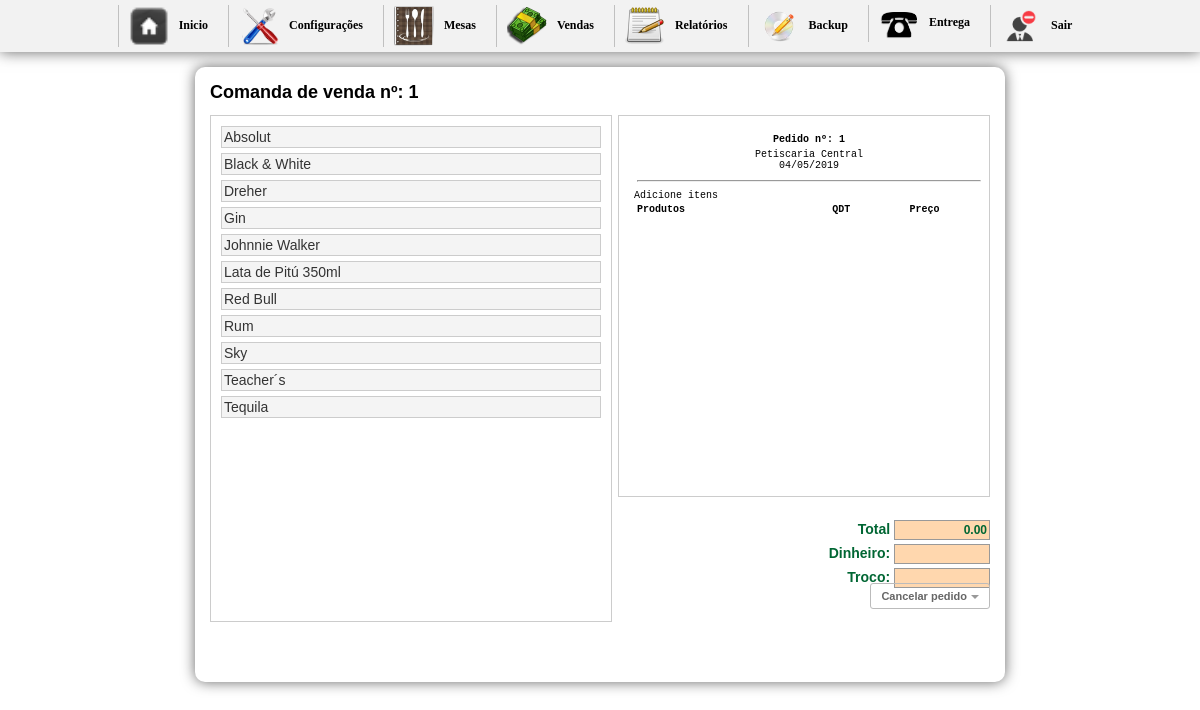
The app's page /inicio.php?btn=nova, older data.
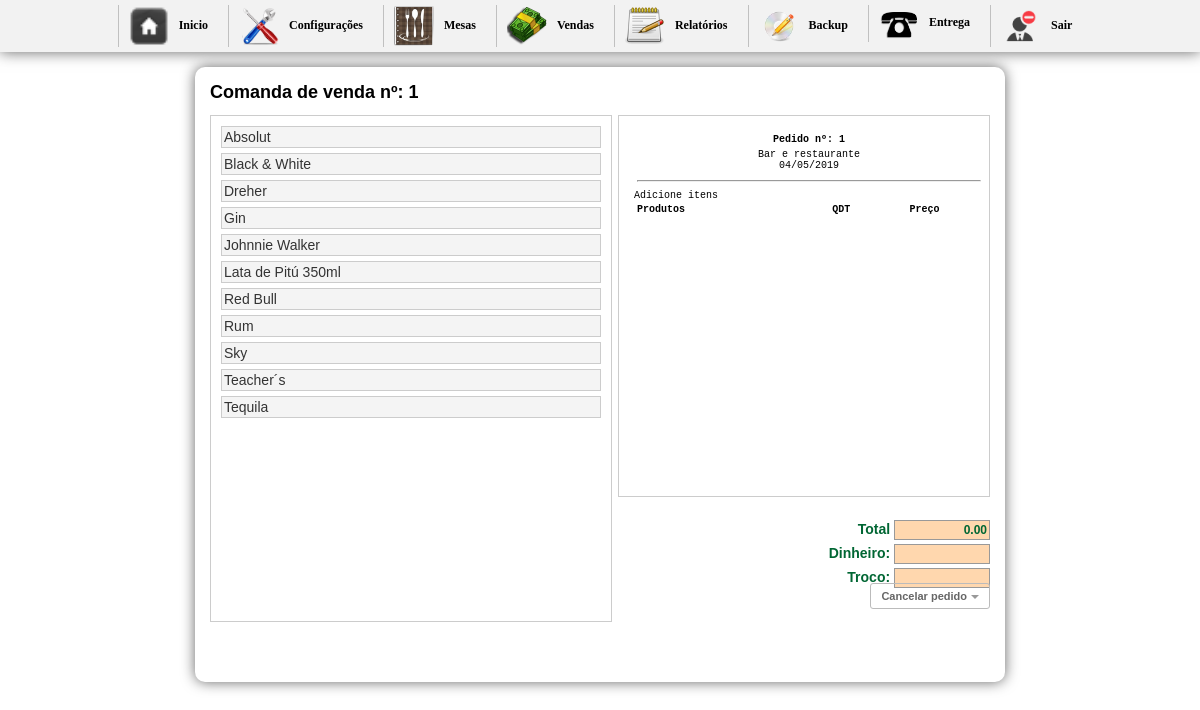
The same page, newer data.
### tables this page shows
CREATE TABLE `tbl_carrinho` (
  `id` int(11) NOT NULL AUTO_INCREMENT,
  `cod` int(11) NOT NULL,
  `nome` varchar(150) NOT NULL,
  `preco` varchar(10) NOT NULL,
  `qtd` int(11) NOT NULL,
  `comanda` int(200) NOT NULL,
  `data` date NOT NULL,
  `time` time NOT NULL,
  `id_mesa` int(30) NOT NULL,
  `situacao` int(2) NOT NULL,
  `idGarcon` varchar(200) NOT NULL,
  `status` int(1) NOT NULL,
  `destino` int(1) NOT NULL,
  `entregue` int(1) NOT NULL,
  `feito` int(1) NOT NULL,
  `observacao` varchar(40) NOT NULL,
  PRIMARY KEY (`id`)
);

CREATE TABLE `config` (
  `id_conf` int(30) NOT NULL,
  `empresa` varchar(200) NOT NULL,
  `telefone` varchar(30) NOT NULL,
  `pgarcon` int(10) NOT NULL,
  `ativo` int(2) NOT NULL
);

### vender.php (the view, shortened to what this page needs)
<?php
  $sql1 = mysql_query("SELECT * FROM tbl_carrinho ORDER BY comanda DESC") or die(mysql_error());
  $cont1 = mysql_fetch_array($sql1);
  $numero1 = $cont1['comanda'];
  $proxima1 = $numero1 + 1;
  ?>
<h1>Comanda de venda nº: <?php echo $proxima1 ?></h1>
<div id="boxprodutos">
	<div id="comentarios2">
    <ul>
	<?php
	$seleciona = mysql_query("SELECT * FROM tbl_produtos WHERE id_categoria ='6' ORDER BY nome ASC") or die(mysql_error());
	$contar = mysql_num_rows($seleciona);
	if($contar == 0){
		echo "";
	}else{
		while($res_comentarios = mysql_fetch_array($seleciona)){
			$cod          = $res_comentarios['cod'];
			$nome         = $res_comentarios['nome'];
			$preco		  = $res_comentarios['preco'];
	?>
       <li><a href="cadastra.php?cod=<?php echo $cod ?>&nome=<?php echo $nome ?>&preco=<?php echo $preco ?>&qtd=1&comanda=<?php echo $proxima1 ?>" class="btn"><?php echo $nome; ?></a></li>
    <?php
		}
	}
	?>
    </ul>
    </div>
</div>
<div id="box">
	<div id="comentarios">
    <table width="100%" border="0" class="inputs">
  <tr>
  <td align="center"><strong>Pedido nº: <?php echo $proxima1 ?></strong></td>
  </tr>
  <tr>
   <?php $n = mysql_query("SELECT * FROM config");
 	$a = mysql_fetch_array($n);
 ?>
    <td align="center"><?php echo $a['empresa'] ?> <br/> <?php echo date("d/m/Y"); ?></td>
    </tr>
    <tr>
    <td><hr/></td>
    </tr>
</table>
    <table width="100%">
    <tr>
	  <td><strong>Produtos</strong></td>
      <td width="14%" align="center"><strong>QDT</strong></td>
	  <td align="center"><strong>Preço</strong></td>
	  </tr>
    </table>
 <div id="formulario">
    <?php $total = number_format($total, 2, '.', '.'); ?>
      <form name="formulario" action="" method="post" enctype="multipart/form-data">
            <span class="valores">Total </span>
        <input name="total" type="text" value="<?php echo $total ?>" size="8" maxlength="6" class="calc" readonly="true"/><br/>
            <span class="valores">Dinheiro: </span>
    <input name="dinheiro" type="text" size="8" maxlength="6"  class="calc" onkeyup="javascript:operacao('')" id="dinheiro-1" readonly="true"/><br/>
            <span class="valores">Troco: </span>
        <input name="troco" type="text" class="calc" size="8" maxlength="8" readonly="true"/><br/>
      </form>
      <a href="inicio.php"class="button">
  Cancelar pedido</a>
      </div>
  </div>
</div>

Row changes from the older to the newer data that the page shows:
changed config: empresa "Petiscaria Central" → "Bar e restaurante"
